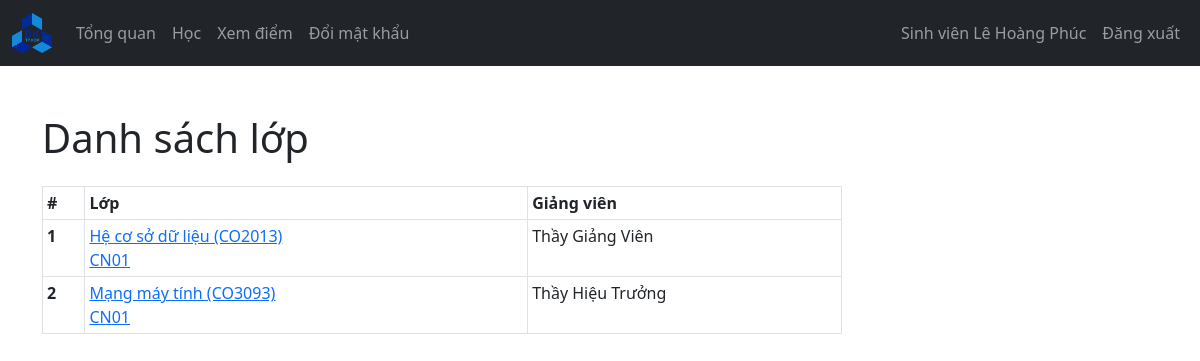
The app's page /SinhVien/hoc.php (signed in), older data.
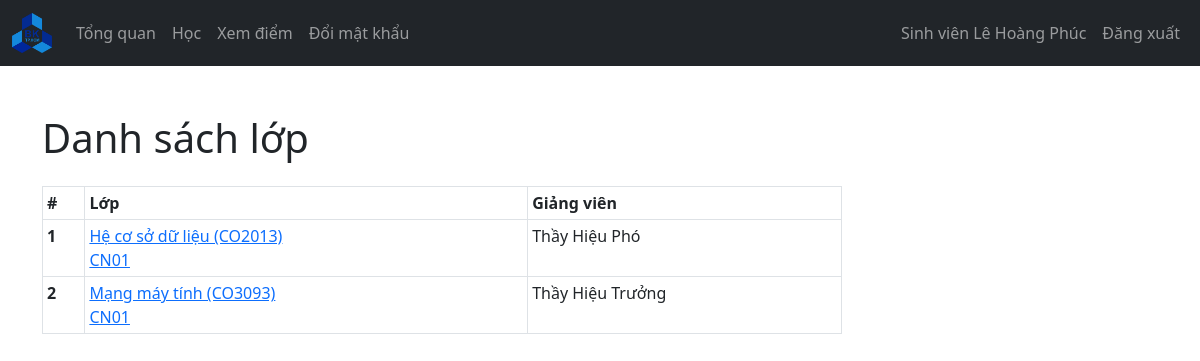
The same page, newer data.
### tables this page shows
CREATE TABLE `sinhvien` (
  `masinhvien` varchar(127) NOT NULL,
  `ho_tenlot` varchar(255) NOT NULL,
  `ten` varchar(255) NOT NULL,
  `tendangnhap` varchar(127) NOT NULL,
  `matkhau` varchar(255) NOT NULL,
  `email` varchar(255) NOT NULL,
  `sdt` varchar(15) NOT NULL,
  `namsinh` int(11) NOT NULL,
  `gioitinh` tinyint(1) NOT NULL
);

CREATE TABLE `lop_rec` (
  `id_lophoc` int(11) NOT NULL,
  `masinhvien` varchar(127) NOT NULL
);

CREATE TABLE `khoahoc` (
  `makhoahoc` varchar(127) NOT NULL,
  `tenkhoahoc` varchar(255) NOT NULL
);

CREATE TABLE `lophoc` (
  `id` int(11) NOT NULL,
  `malophoc` varchar(127) NOT NULL,
  `makhoahoc` varchar(127) NOT NULL,
  `magiangvien` varchar(127) NOT NULL
);

CREATE TABLE `giangvien` (
  `magiangvien` varchar(127) NOT NULL,
  `ho_tenlot` varchar(255) NOT NULL,
  `ten` varchar(255) NOT NULL,
  `tendangnhap` varchar(127) NOT NULL,
  `matkhau` varchar(255) NOT NULL,
  `email` varchar(255) NOT NULL,
  `sdt` varchar(15) NOT NULL,
  `namsinh` int(11) NOT NULL,
  `gioitinh` tinyint(1) NOT NULL
);

### controllers/sinhvien_ctl.php (called while the page is built, shortened)
<?php
function getSinhVienTheoId($id, $conn)
{
  $sql = "SELECT * FROM sinhvien
           WHERE masinhvien=?";
  $stmt = $conn->prepare($sql);
  $stmt->execute([$id]);
  if ($stmt->rowCount() == 1) {
    $sinhvien = $stmt->fetch();
    return $sinhvien;
  } else {
    return 0;
  }
}

### controllers/lophoc_ctl.php (called while the page is built, shortened)
<?php
function getGiangVienCuaLop($lop_id, $conn)
{
  $sql = "SELECT magiangvien FROM lophoc
          WHERE id=:idlop";
  $stmt = $conn->prepare($sql);
  $stmt->bindParam(':idlop',$lop_id);
  $stmt->execute();
  if ($stmt->rowCount() == 1) {
    $giangvien = $stmt->fetch();
    return $giangvien;
  } else {
    return 0;
  }
}
function getLopCuaSinhVien($sinhvien_id, $conn)
{
  $sql = "SELECT * FROM lop_rec
          WHERE masinhvien=?";
  $stmt = $conn->prepare($sql);
  $stmt->execute([$sinhvien_id]);
  if ($stmt->rowCount() >= 1) {
    $lophoc = $stmt->fetchAll();
    return $lophoc;
  } else {
    return 0;
  }
}
function getTenCuaKhoa($khoa_id, $conn) {
  $sql = "SELECT tenkhoahoc FROM khoahoc
          WHERE makhoahoc=?";
  $stmt = $conn->prepare($sql);
  $stmt->execute([$khoa_id]);
  if ($stmt->rowCount() == 1) {
    $tenkhoa = $stmt->fetch();
    return $tenkhoa;
  } else {
    return 0;
  }
}
function getLopTheoId($id, $conn) {
  $sql = "SELECT malophoc,makhoahoc FROM lophoc
          WHERE id=?";
  $stmt = $conn->prepare($sql);
  $stmt->execute([$id]);
  if ($stmt->rowCount() == 1) {
    $lophoc = $stmt->fetch();
    return $lophoc;
  } else {
    return 0;
  }
}

### controllers/global_ctl.php (called while the page is built, shortened)
<?php
function gotoLop($lop_id) {
  return "./lop_view.php?id=$lop_id";
}

### controllers/giangvien_ctl.php (called while the page is built, shortened)
<?php
function getGiangVienTheoId($giangvien_id, $conn)
{
  $sql = "SELECT * FROM giangvien
            WHERE magiangvien=?";
  $stmt = $conn->prepare($sql);
  $stmt->execute([$giangvien_id]);
  if ($stmt->rowCount() == 1) {
    $giangvien = $stmt->fetch();
    return $giangvien;
  } else {
    return 0;
  }
}

### SinhVien/hoc.php (the view, shortened to what this page needs)
<?php
if (isset($_SESSION['masinhvien']) && isset($_SESSION['tucach'])) {
    if ($_SESSION['tucach'] == 'SinhVien') {
        include "../controllers/includer.php";
        $masinhvien = $_SESSION['masinhvien'];
        $sinhvien = getSinhVienTheoId($masinhvien, $conn);
        $lophoc = getLopCuaSinhVien($masinhvien, $conn);
?>
        <!DOCTYPE html>
        <html lang="en">
        <head>
                <?php
                $tensinhvien = $sinhvien['ho_tenlot'] . " " . $sinhvien['ten'];
                $title = "Sinh viên " . $tensinhvien;
                $usrname = $title;
                ?>
            <link rel="stylesheet" href="https://cdn.jsdelivr.net/npm/bootstrap@5.2.0/dist/css/bootstrap.min.css">
            <link rel="stylesheet" href="../css/style.css">
            <link rel="stylesheet" href="https://cdnjs.cloudflare.com/ajax/libs/font-awesome/4.7.0/css/font-awesome.min.css">
        </head>
        <body>
            <?php
            include "comp/navbar.php";
            ?>
            <?php
            if ($lophoc != 0) {
            ?>
                <div class="container mt-5">
                    <h1>Danh sách lớp</h1>
                    <div class="table-responsive">
                        <table class="table table-sm table-bordered mt-3 n-table table-hover">
                            <thead>
                                <tr>
                                    <th scope="col">#</th>
                                    <th scope="col">Lớp</th>
                                    <th scope="col">Giảng viên</th>
                                </tr>
                            </thead>
                            <tbody>
                                <?php $i = 1;
                                foreach ($lophoc as $cailop) {
                                    $lop = getLopTheoId($cailop['id_lophoc'], $conn);
                                    $tenkhoa = getTenCuaKhoa($lop['makhoahoc'], $conn);
                                    $tenkhoa = $tenkhoa['tenkhoahoc'];
                                    $tenlop = $tenkhoa . " (" . $lop['makhoahoc'] . ")";
                                    $gv = getGiangVienCuaLop($cailop['id_lophoc'], $conn);
                                    $giangvien = getGiangVienTheoId($gv['magiangvien'], $conn);
                                    $gGV_tmp = $giangvien['gioitinh'];
                                    if ($gGV_tmp == true) {
                                        $gGV = "Thầy ";
                                    } else {
                                        $gGV = "Cô ";
                                    }
                                    $id_ = $cailop['id_lophoc'];
                                    $tengiangvien = $gGV . $giangvien['ho_tenlot'] . " " . $giangvien['ten'];
                                ?>
                                    <tr>
                                        <th scope="row">
                                            <?php echo $i;
                                            $i++; ?>
                                        </th>
                                        <td>
                                            <a href="<?php echo gotoLop($id_)?>">
                                                <?= $tenlop; ?>
                                                <br />
                                                <?= $lop['malophoc'] ?>
                                            </a>
                                        </td>
                                        <td>
                                            <?= $tengiangvien ?>
                                        </td>
                                    </tr>
                                <?php } ?>
                            </tbody>
                        </table>
                    </div>
                <?php } else { ?>
                    <div class="alert alert-info .w-450 m-5" role="alert">
                        Không có lớp học!
                    </div>
                <?php } ?>
                </div>
        </body>
        </html>
<?php
    } else {
        header("Location: ../login.php");
        exit;
    }
} else {
    header("Location: ../login.php");
    exit;
}
?>

### SinhVien/comp/navbar.php (shortened to what this page needs)
<nav class="navbar navbar-expand-lg navbar-dark bg-dark">
  <div class="container-fluid">
    <a class="navbar-brand" href="../index.php">
      <img src="../imgs/logo.png" width="40">
    </a>
    <div class="collapse navbar-collapse" id="navbarSupportedContent">
      <ul class="navbar-nav me-auto mb-2 mb-lg-0" id="navLinks">
        <li class="nav-item">
          <a class="nav-link" aria-current="page" href="index.php">Tổng quan</a>
        </li>
        <li class="nav-item">
          <a class="nav-link" href="hoc.php">Học</a>
        </li>
        <li class="nav-item">
          <a class="nav-link" href="diem.php">Xem điểm</a>
        </li>
        <li class="nav-item">
          <a class="nav-link" href="doimatkhau.php">Đổi mật khẩu</a>
        </li>
      </ul>
      <ul class="navbar-nav me-right mb-2 mb-lg-0">
        <li class="nav-item">
          <a class="nav-link" href="index.php">
            <?= $usrname ?>
          </a>
        </li>
        <li class="nav-item">
          <a class="nav-link" href="../logout.php">Đăng xuất</a>
        </li>
      </ul>
    </div>
  </div>
</nav>

### css/style.css (style rules this page uses)
.n-table { max-width: 800px; }

Row changes from the older to the newer data that the page shows:
changed through a linked row, lop_rec "Hệ cơ sở dữ liệu (CO2013)": giangvien.gioitinh+ho_tenlot+ten "Thầy Giảng Viên" → "Thầy Hiệu Phó"
